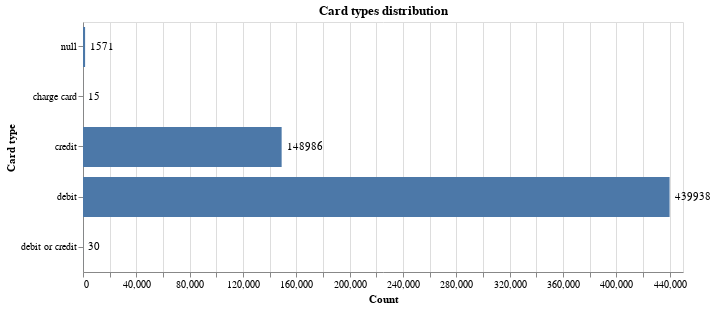

The notebook cell this image was saved under:
### Code cell
#Visually presenting the amount of transactions according to credit card type.
bar_chart=alt.Chart(card6Group).mark_bar(size=40).encode(
    x=alt.X('count:Q', title='Count'),
    y=alt.Y('card6:N', title='Card type'))
bar_text = bar_chart.mark_text(align='left', baseline='middle', dx=5).encode(text='count:Q')
(bar_chart + bar_text).properties(height=alt.Step(50), width=600, title='Card types distribution')

### Figure 1 — Vega-Lite specification as saved in the notebook (floating-point values rounded to 4 significant figures)
{"$schema": "https://vega.github.io/schema/vega-lite/v4.17.0.json", "config": {"view": {"continuousHeight": 300, "continuousWidth": 400}}, "data": {"name": "data-029a369ff928698b5118fd83c606fafe"}, "datasets": {"data-029a369ff928698b5118fd83c606fafe": [{"card6": "charge card", "count": 15}, {"card6": "credit", "count": 148986}, {"card6": "debit", "count": 439938}, {"card6": "debit or credit", "count": 30}, {"card6": null, "count": 1571}]}, "height": {"step": 50}, "layer": [{"encoding": {"x": {"field": "count", "title": "Count", "type": "quantitative"}, "y": {"field": "card6", "title": "Card type", "type": "nominal"}}, "mark": {"size": 40, "type": "bar"}}, {"encoding": {"text": {"field": "count", "type": "quantitative"}, "x": {"field": "count", "title": "Count", "type": "quantitative"}, "y": {"field": "card6", "title": "Card type", "type": "nominal"}}, "mark": {"align": "left", "baseline": "middle", "dx": 5, "type": "text"}}], "title": "Card types distribution", "width": 600}
